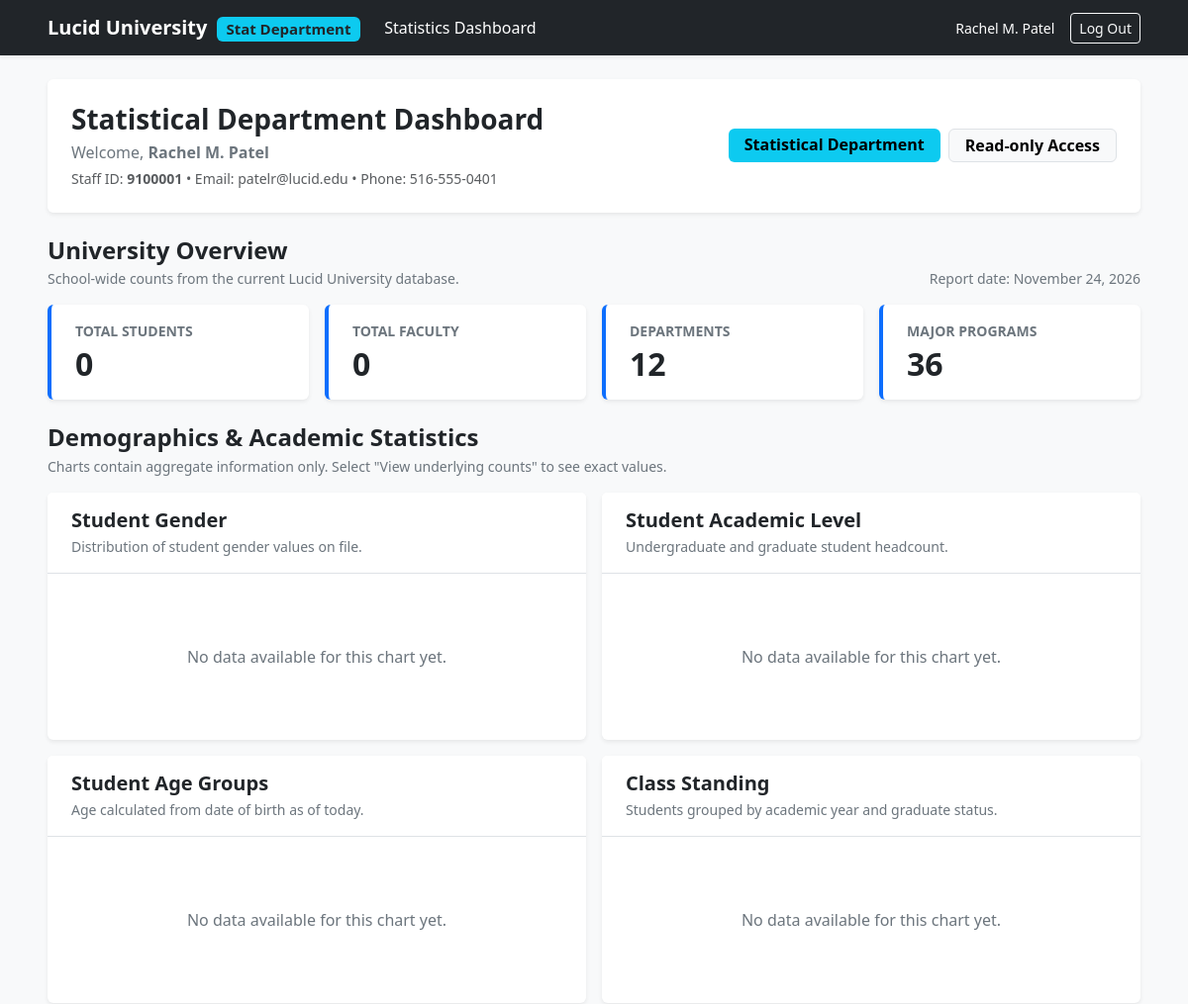
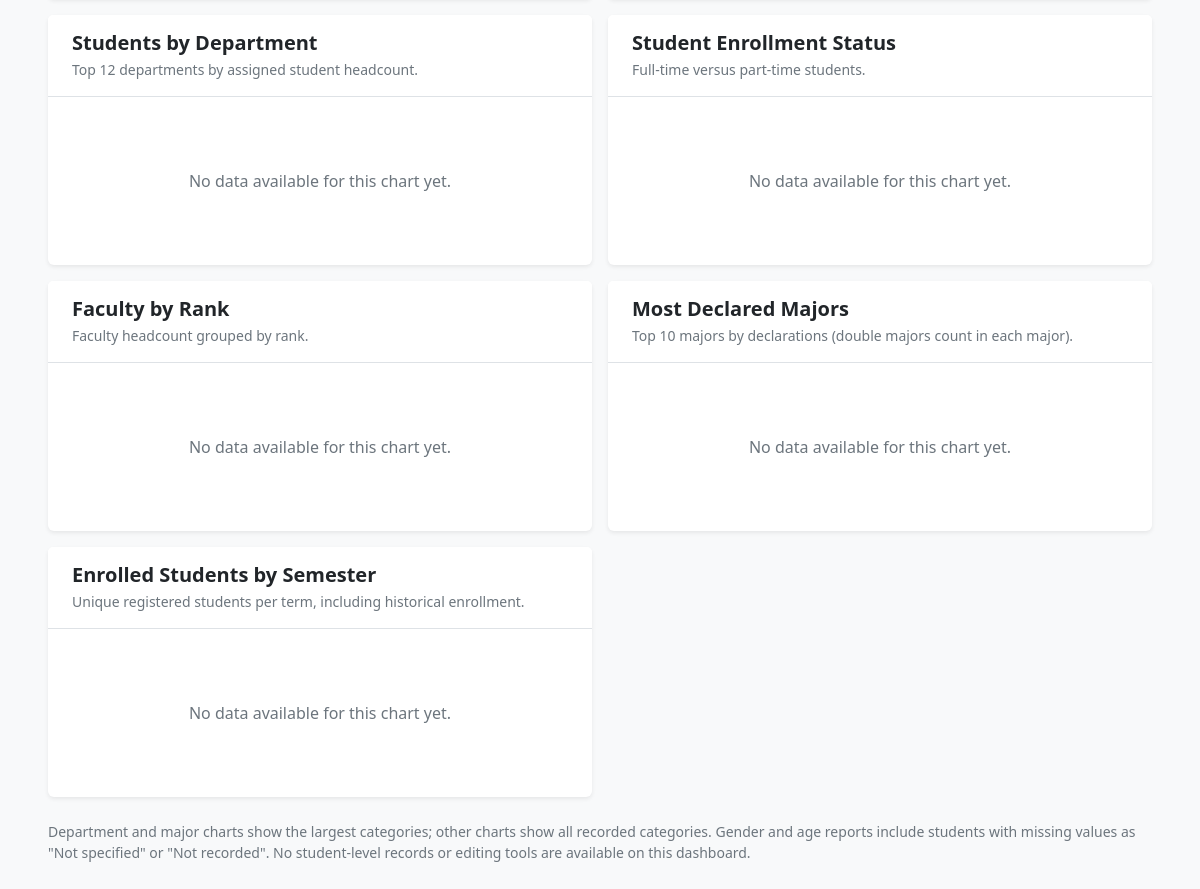
/stat_department/stat_department_dashboard.php (signed in), run on the app's committed database (2 pictures, top to bottom).
### tables this page shows
CREATE TABLE IF NOT EXISTS STAT_DEPT (
    Stat_ID INT NOT NULL,
    PRIMARY KEY (Stat_ID),
    FOREIGN KEY (Stat_ID) REFERENCES USER(User_ID) ON DELETE CASCADE
);

CREATE TABLE IF NOT EXISTS USER (
    User_ID INT NOT NULL,
    User_Type VARCHAR(20) NOT NULL,
    User_FName VARCHAR(50) NOT NULL,
    User_LName VARCHAR(50) NOT NULL,
    User_MName VARCHAR(50),
    User_Gender VARCHAR(15),
    User_DOB DATE,
    User_PhoneNo VARCHAR(15),
    Street_No VARCHAR(10),
    Street_Name VARCHAR(50),
    City VARCHAR(50),
    State VARCHAR(20),
    Country VARCHAR(50),
    Zip_Code VARCHAR(15),
    PRIMARY KEY (User_ID),
    CHECK (User_ID BETWEEN 100000 AND 9999999)
);

### includes/stat_department_helpers.php (called while the page is built, shortened)
<?php
function getStatDepartmentProfile(mysqli $conn, int $stat_id): ?array {
    $stmt = $conn->prepare("
        SELECT sd.Stat_ID, u.User_FName, u.User_MName, u.User_LName,
               u.User_PhoneNo, l.User_Email
        FROM STAT_DEPT sd
        JOIN `USER` u ON u.User_ID = sd.Stat_ID
        LEFT JOIN LOGIN l ON l.User_ID = u.User_ID
        WHERE sd.Stat_ID = ? AND u.User_Type = 'Stat-Dept'
    ");
    $stmt->bind_param('i', $stat_id);
    $stmt->execute();
    $profile = $stmt->get_result()->fetch_assoc();
    $profile['full_name'] = trim(
        $profile['User_FName'] . ' '
        . (!empty($profile['User_MName']) ? $profile['User_MName'] . ' ' : '')
        . $profile['User_LName']
    );
    return $profile;
}
function getStatCategoryCounts(mysqli $conn, string $sql): array {
    $result = $conn->query($sql);
    $rows = [];
    while ($row = $result->fetch_assoc()) {
        $rows[] = [
            'label' => (string)$row['label'],
            'count' => (int)$row['total'],
        ];
    }
    return $rows;
}
function getStatDepartmentDashboardData(mysqli $conn): array {
    $summary = $conn->query("
        SELECT
            (SELECT COUNT(*) FROM STUDENT) AS students,
            (SELECT COUNT(*) FROM FACULTY) AS faculty,
            (SELECT COUNT(*) FROM DEPARTMENT) AS departments,
            (SELECT COUNT(*) FROM MAJORS) AS majors
    ")->fetch_assoc();
    $gender = getStatCategoryCounts($conn, "
        SELECT COALESCE(NULLIF(TRIM(u.User_Gender), ''), 'Not specified') AS label,
               COUNT(*) AS total
        FROM STUDENT s
        JOIN `USER` u ON u.User_ID = s.Student_ID
        GROUP BY label
        ORDER BY total DESC, label ASC
    ");
    $ageGroups = getStatCategoryCounts($conn, "
        SELECT
            CASE
                WHEN u.User_DOB IS NULL THEN 'Not recorded'
                WHEN TIMESTAMPDIFF(YEAR, u.User_DOB, CURDATE()) < 18 THEN 'Under 18'
                WHEN TIMESTAMPDIFF(YEAR, u.User_DOB, CURDATE()) BETWEEN 18 AND 20 THEN '18-20'
                WHEN TIMESTAMPDIFF(YEAR, u.User_DOB, CURDATE()) BETWEEN 21 AND 24 THEN '21-24'
                WHEN TIMESTAMPDIFF(YEAR, u.User_DOB, CURDATE()) BETWEEN 25 AND 29 THEN '25-29'
                ELSE '30+'
            END AS label,
            COUNT(*) AS total
        FROM STUDENT s
        JOIN `USER` u ON u.User_ID = s.Student_ID
        GROUP BY label
        ORDER BY FIELD(label, 'Under 18', '18-20', '21-24', '25-29', '30+', 'Not recorded')
    ");
    $studentLevels = getStatCategoryCounts($conn, "
        SELECT COALESCE(NULLIF(TRIM(s.Student_Type), ''), 'Not specified') AS label,
               COUNT(*) AS total
        FROM STUDENT s
        GROUP BY label
        ORDER BY total DESC, label ASC
    ");
    $classStanding = getStatCategoryCounts($conn, "
        SELECT
            CASE
                WHEN s.Student_Type = 'Graduate' THEN 'Graduate'
                WHEN s.Student_Year = 1 THEN 'Freshman'
                WHEN s.Student_Year = 2 THEN 'Sophomore'
                WHEN s.Student_Year = 3 THEN 'Junior'
                WHEN s.Student_Year = 4 THEN 'Senior'
                WHEN s.Student_Year = 5 THEN 'Fifth Year'
                ELSE 'Other / Not recorded'
            END AS label,
            COUNT(*) AS total
        FROM STUDENT s
        GROUP BY label
        ORDER BY FIELD(label, 'Freshman', 'Sophomore', 'Junior', 'Senior', 'Fifth Year', 'Graduate', 'Other / Not recorded')
    ");
    $departments = getStatCategoryCounts($conn, "
        SELECT COALESCE(d.Department_Name, 'No department assigned') AS label,
               COUNT(*) AS total
        FROM STUDENT s
        LEFT JOIN DEPARTMENT d ON d.Department_ID = s.Dept_ID
        GROUP BY label
        ORDER BY total DESC, label ASC
        LIMIT 12
    ");
    $attendanceTypes = getStatCategoryCounts($conn, "
        SELECT COALESCE(NULLIF(ug.Undergrad_Type, ''), NULLIF(g.Grad_Type, ''), 'Not recorded') AS label,
               COUNT(*) AS total
        FROM STUDENT s
        LEFT JOIN UNDERGRADUATE_STUDENT ug ON ug.Student_ID = s.Student_ID
        LEFT JOIN GRADUATE_STUDENT g ON g.Student_ID = s.Student_ID
        GROUP BY label
        ORDER BY total DESC, label ASC
    ");
    $facultyRanks = getStatCategoryCounts($conn, "
        SELECT COALESCE(NULLIF(TRIM(f.Rank), ''), 'Not recorded') AS label,
               COUNT(*) AS total
        FROM FACULTY f
        GROUP BY label
        ORDER BY total DESC, label ASC
    ");
    $popularMajors = getStatCategoryCounts($conn, "
        SELECT m.Major_Name AS label,
               COUNT(DISTINCT sm.Student_ID) AS total
        FROM STUDENT_MAJORS sm
        JOIN MAJORS m ON m.Major_ID = sm.Major_ID
        GROUP BY m.Major_ID, m.Major_Name
        ORDER BY total DESC, label ASC
        LIMIT 10
    ");
    $enrollmentTrend = getStatCategoryCounts($conn, "
        SELECT CONCAT(sem.Semester_Name, ' ', sem.Semester_Year) AS label,
               COUNT(DISTINCT enroll.Student_ID) AS total
        FROM SEMESTER sem
        LEFT JOIN (
            SELECT cs.Semester_ID, e.Student_ID
            FROM ENROLLMENT e
            JOIN COURSE_SECTIONS cs ON cs.CRN = e.CRN
            UNION
            SELECT sh.Semester_ID, sh.Student_ID
            FROM STUDENT_HISTORY sh
        ) enroll ON enroll.Semester_ID = sem.Semester_ID
        GROUP BY sem.Semester_ID, sem.Semester_Name, sem.Semester_Year, sem.Start_Date
        ORDER BY sem.Start_Date ASC
    ");
    return [
        'summary' => [
            'students' => (int)$summary['students'],
            'faculty' => (int)$summary['faculty'],
            'departments' => (int)$summary['departments'],
            'majors' => (int)$summary['majors'],
        ],
        'gender' => $gender,
        'age_groups' => $ageGroups,
        'student_levels' => $studentLevels,
        'class_standing' => $classStanding,
        'departments' => $departments,
        'attendance_types' => $attendanceTypes,
        'faculty_ranks' => $facultyRanks,
        'popular_majors' => $popularMajors,
        'enrollment_trend' => $enrollmentTrend,
    ];
}

### stat_department/stat_department_dashboard.php (the view, shortened to what this page needs)
<?php
require_once __DIR__ . '/stat_department_guard.php';
require_once __DIR__ . '/../includes/stat_department_helpers.php';
require_once __DIR__ . '/../includes/ui_helpers.php';
$stat_id = (int)$userID;
$profile = getStatDepartmentProfile($conn, $stat_id);
$stats = getStatDepartmentDashboardData($conn);
$summary = $stats['summary'];
$charts = [
    ['key' => 'gender', 'title' => 'Student Gender', 'description' => 'Distribution of student gender values on file.', 'type' => 'doughnut'],
    ['key' => 'student_levels', 'title' => 'Student Academic Level', 'description' => 'Undergraduate and graduate student headcount.', 'type' => 'pie'],
    ['key' => 'age_groups', 'title' => 'Student Age Groups', 'description' => 'Age calculated from date of birth as of today.', 'type' => 'bar'],
    ['key' => 'class_standing', 'title' => 'Class Standing', 'description' => 'Students grouped by academic year and graduate status.', 'type' => 'bar'],
    ['key' => 'departments', 'title' => 'Students by Department', 'description' => 'Top 12 departments by assigned student headcount.', 'type' => 'horizontalBar'],
    ['key' => 'attendance_types', 'title' => 'Student Enrollment Status', 'description' => 'Full-time versus part-time students.', 'type' => 'doughnut'],
    ['key' => 'faculty_ranks', 'title' => 'Faculty by Rank', 'description' => 'Faculty headcount grouped by rank.', 'type' => 'bar'],
    ['key' => 'popular_majors', 'title' => 'Most Declared Majors', 'description' => 'Top 10 majors by declarations (double majors count in each major).', 'type' => 'horizontalBar'],
    ['key' => 'enrollment_trend', 'title' => 'Enrolled Students by Semester', 'description' => 'Unique registered students per term, including historical enrollment.', 'type' => 'line'],
];
?>
<!DOCTYPE html>
<html lang="en">
<head>
    <link href="https://cdn.jsdelivr.net/npm/bootstrap@5.3.3/dist/css/bootstrap.min.css" rel="stylesheet">
</head>
<body class="bg-light">
    <?= renderStatDepartmentNavbar($profile) ?>
    <main class="container-fluid px-lg-5 mb-5">
        <div class="card shadow-sm border-0 mb-4">
            <div class="card-body p-4 bg-white rounded-3">
                <div class="d-flex flex-wrap justify-content-between align-items-center gap-3">
                    <div>
                        <h1 class="h3 fw-bold mb-1">Statistical Department Dashboard</h1>
                        <p class="text-secondary mb-1">
                            Welcome, <strong><?= htmlspecialchars($profile['full_name'], ENT_QUOTES, 'UTF-8') ?></strong>
                        </p>
                        <div class="text-muted small">
                            Staff ID: <strong><?= (int)$stat_id ?></strong>
                            &bull; Email: <?= htmlspecialchars($profile['User_Email'] ?: 'Not recorded', ENT_QUOTES, 'UTF-8') ?>
                            &bull; Phone: <?= htmlspecialchars($profile['User_PhoneNo'] ?: 'Not recorded', ENT_QUOTES, 'UTF-8') ?>
                        </div>
                    </div>
                    <div class="d-flex flex-wrap gap-2">
                        <span class="badge text-bg-info fs-6 py-2 px-3">Statistical Department</span>
                        <span class="badge text-bg-light border fs-6 py-2 px-3">Read-only Access</span>
                    </div>
                </div>
            </div>
        </div>
        <div class="d-flex flex-wrap justify-content-between align-items-end gap-2 mb-3">
            <div>
                <h2 class="h4 fw-bold mb-1">University Overview</h2>
                <p class="text-secondary small mb-0">School-wide counts from the current Lucid University database.</p>
            </div>
            <span class="text-secondary small">Report date: <?= htmlspecialchars(date('F j, Y'), ENT_QUOTES, 'UTF-8') ?></span>
        </div>
        <div class="row g-3 mb-4">
            <?php
            $metrics = [
                ['label' => 'Total Students', 'value' => $summary['students']],
                ['label' => 'Total Faculty', 'value' => $summary['faculty']],
                ['label' => 'Departments', 'value' => $summary['departments']],
                ['label' => 'Major Programs', 'value' => $summary['majors']],
            ];
            foreach ($metrics as $metric):
            ?>
                <div class="col-sm-6 col-xl-3">
                    <div class="card metric-card shadow-sm border-0 h-100">
                        <div class="card-body py-3 px-4">
                            <div class="text-secondary small text-uppercase fw-semibold mb-1">
                                <?= htmlspecialchars($metric['label'], ENT_QUOTES, 'UTF-8') ?>
                            </div>
                            <div class="h2 fw-bold text-dark mb-0">
                                <?= number_format($metric['value']) ?>
                            </div>
                        </div>
                    </div>
                </div>
            <?php endforeach; ?>
        </div>
        <h2 class="h4 fw-bold mb-1">Demographics &amp; Academic Statistics</h2>
        <p class="text-secondary small mb-3">
            Charts contain aggregate information only. Select "View underlying counts" to see exact values.
        </p>
        <div class="row g-3">
            <?php foreach ($charts as $chart): ?>
                <?php $chartRows = $stats[$chart['key']]; ?>
                <div class="col-12 col-xl-6">
                    <section class="card chart-card shadow-sm border-0 h-100" aria-labelledby="title-<?= htmlspecialchars($chart['key'], ENT_QUOTES, 'UTF-8') ?>">
                        <div class="card-header px-4 py-3 border-bottom">
                            <h3 id="title-<?= htmlspecialchars($chart['key'], ENT_QUOTES, 'UTF-8') ?>" class="h5 fw-bold mb-1">
                                <?= htmlspecialchars($chart['title'], ENT_QUOTES, 'UTF-8') ?>
                            </h3>
                            <p class="text-secondary small mb-0">
                                <?= htmlspecialchars($chart['description'], ENT_QUOTES, 'UTF-8') ?>
                            </p>
                        </div>
                        <div class="card-body p-4">
                            <?php if (empty($chartRows) || array_sum(array_column($chartRows, 'count')) === 0): ?>
                                <div class="text-center text-secondary py-5">No data available for this chart yet.</div>
                            <?php endif; ?>
                        </div>
                    </section>
                </div>
            <?php endforeach; ?>
        </div>
        <p class="text-secondary small mt-4 mb-0">
            Department and major charts show the largest categories; other charts show all recorded categories.
            Gender and age reports include students with missing values as "Not specified" or "Not recorded".
            No student-level records or editing tools are available on this dashboard.
        </p>
    </main>
</body>
</html>

### stat_department/stat_department_dashboard.php (style rules this page uses)
.metric-card { border-left: 4px solid #0d6efd !important; }
.chart-card { min-width: 0; }
.chart-card .card-header { background: #fff; }

### data on the page
stat_dept: login.User_Email "patelr@lucid.edu", Stat_ID.User_PhoneNo "516-555-0401"

### other printed values
$profileName "Rachel M. Patel"
$profile['full_name'] "Rachel M. Patel"
$stat_id "9100001"
$metric['label'] "TOTAL STUDENTS"
$metric['value'] "0"
$metric['label'] "TOTAL FACULTY"
$metric['label'] "DEPARTMENTS"
$metric['value'] "12"
$metric['label'] "MAJOR PROGRAMS"
$metric['value'] "36"
$chart['title'] "Student Gender"
$chart['description'] "Distribution of student gender values on file."
$chart['title'] "Student Academic Level"
$chart['description'] "Undergraduate and graduate student headcount."
$chart['title'] "Student Age Groups"
